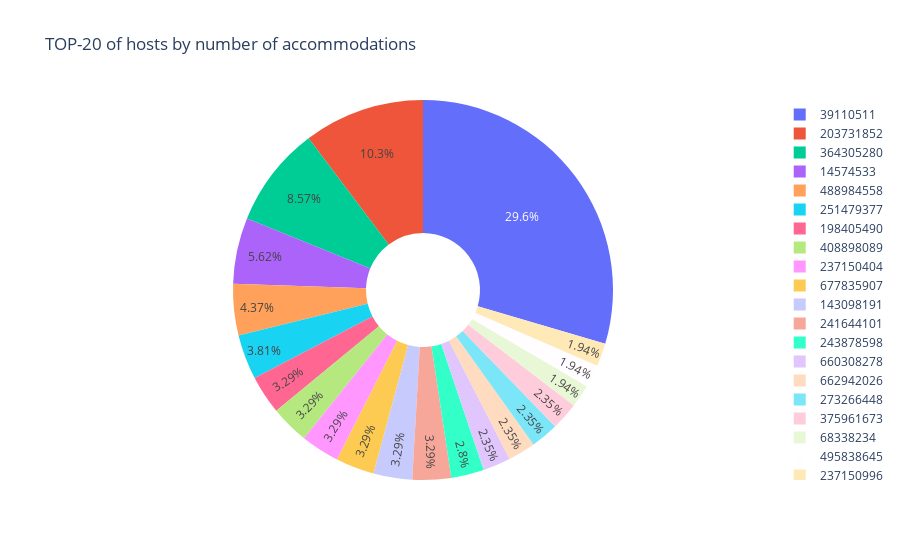

Notebook code cell kept with this figure:
### Code cell
fig = px.pie(
    data_frame=top_hosts,
    names='host_id',
    values='count',
    title='TOP-20 of hosts by number of accommodations', 
    hover_data=['host_name'], 
    labels={'host_name' : 'host name ', 'host_id' : 'host_id ', 'count' : 'number of listings '},
    hole=0.3
)

pio.write_image(fig, "top_hosts_pie.png")
Image(filename="top_hosts_pie.png")

fig.show()

### Figure 1 — Plotly figure (JSON) as saved in the notebook; plotly's stock layout.template omitted (floating-point values rounded to 4 significant figures; data arrays with more than 128 entries replaced by an {"elided": "..."} marker saying what was removed)
{"data": [{"customdata": {"elided": "293x1 str values"}, "domain": {"x": [0, 1], "y": [0, 1]}, "hole": 0.3, "hovertemplate": "host_id =%{label}<br>number of listings =%{value}<br>host name =%{customdata[0]}<extra></extra>", "labels": {"elided": "293 int values"}, "legendgroup": "", "name": "", "showlegend": true, "type": "pie", "values": {"elided": "293 int values"}}], "layout": {"legend": {"tracegroupgap": 0}, "title": {"text": "TOP-20 of hosts by number of accommodations"}}}
